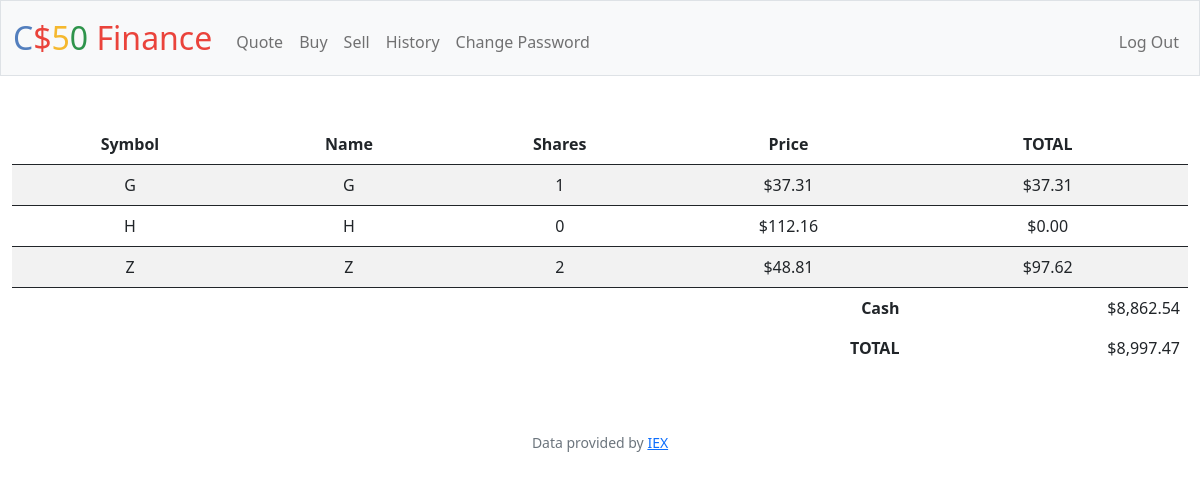
Page / (signed in) on the committed database.
### tables this page shows
CREATE TABLE purchase (id INTEGER PRIMARY KEY AUTOINCREMENT NOT NULL, user_id INT, price REAL NOT NULL, name TEXT NOT NULL, shares INT, time NUMERIC NOT NULL, FOREIGN KEY (user_id) REFERENCES users(id));

CREATE TABLE users (id INTEGER PRIMARY KEY AUTOINCREMENT NOT NULL, username TEXT NOT NULL, hash TEXT NOT NULL, cash NUMERIC NOT NULL DEFAULT 10000.00);

### app.py (the view)
@app.route("/")
@login_required
def index():
    id = session.get("user_id")
    table = db.execute(
        "SELECT name, price, shares, shares * price as total FROM purchase WHERE user_id = ? GROUP BY name;",
        id,
    )
    cash = db.execute("SELECT cash FROM users WHERE id = ?;", id)
    cash = cash[0]["cash"]
    Total = 0
    for row in table:
        Total += row["total"]
    total = cash + Total
    return render_template("index.html", table=table, cash=cash, total=total)

### app.py (called while the page is built)
@app.after_request
def after_request(response):
    response.headers["Cache-Control"] = "no-cache, no-store, must-revalidate"
    response.headers["Expires"] = 0
    response.headers["Pragma"] = "no-cache"
    return response

### helpers.py (called while the page is built)
def login_required(f):
    @wraps(f)
    def decorated_function(*args, **kwargs):
        if session.get("user_id") is None:
            return redirect("/login")
        return f(*args, **kwargs)
    return decorated_function

def usd(value):
    return f"${value:,.2f}"

### templates/index.html (shortened to what this page needs)
{% extends "layout.html" %}
{% block main %}
<div class="table-responsive">
    <table class="table table-striped">
        <thead class="border-0">
            <tr>
                <th>Symbol</th>
                <th>Name</th>
                <th>Shares</th>
                <th>Price</th>
                <th>TOTAL</th>
            </tr>
        </thead>
        <tbody class="border-0">
            {% for data in table %}
            <tr>
                <td>{{ data.name }}</td>
                <td>{{ data.name }} </td>
                <td>{{ data.shares }}</td>
                <td>{{ data.price | usd}}</td>
                <td>{{ data.total | usd}}</td>
            </tr>
            {% endfor %}
        </tbody>
        <tfoot class="border-0">
            <tr>
                <td class="border-0 fw-bold text-end" colspan="4">Cash</td>
                <td class="border-0 text-end">{{ cash | usd }}</td>
            </tr>
            <tr>
                <td class="border-0 fw-bold text-end" colspan="4">TOTAL</td>
                <td class="border-0 w-bold text-end">{{ total | usd }}</td>
            </tr>
        </tfoot>
    </table>
</div>
{% endblock %}

### rows in the picture
purchase: name "G", shares "1", price "$37.31", total "$37.31"
purchase: name "H", shares "0", price "$112.16", total "$0.00"
purchase: name "Z", shares "2", price "$48.81", total "$97.62"
users: cash "$8,862.54"

### other values in the picture
{{ total | usd }} "$8,997.47"
